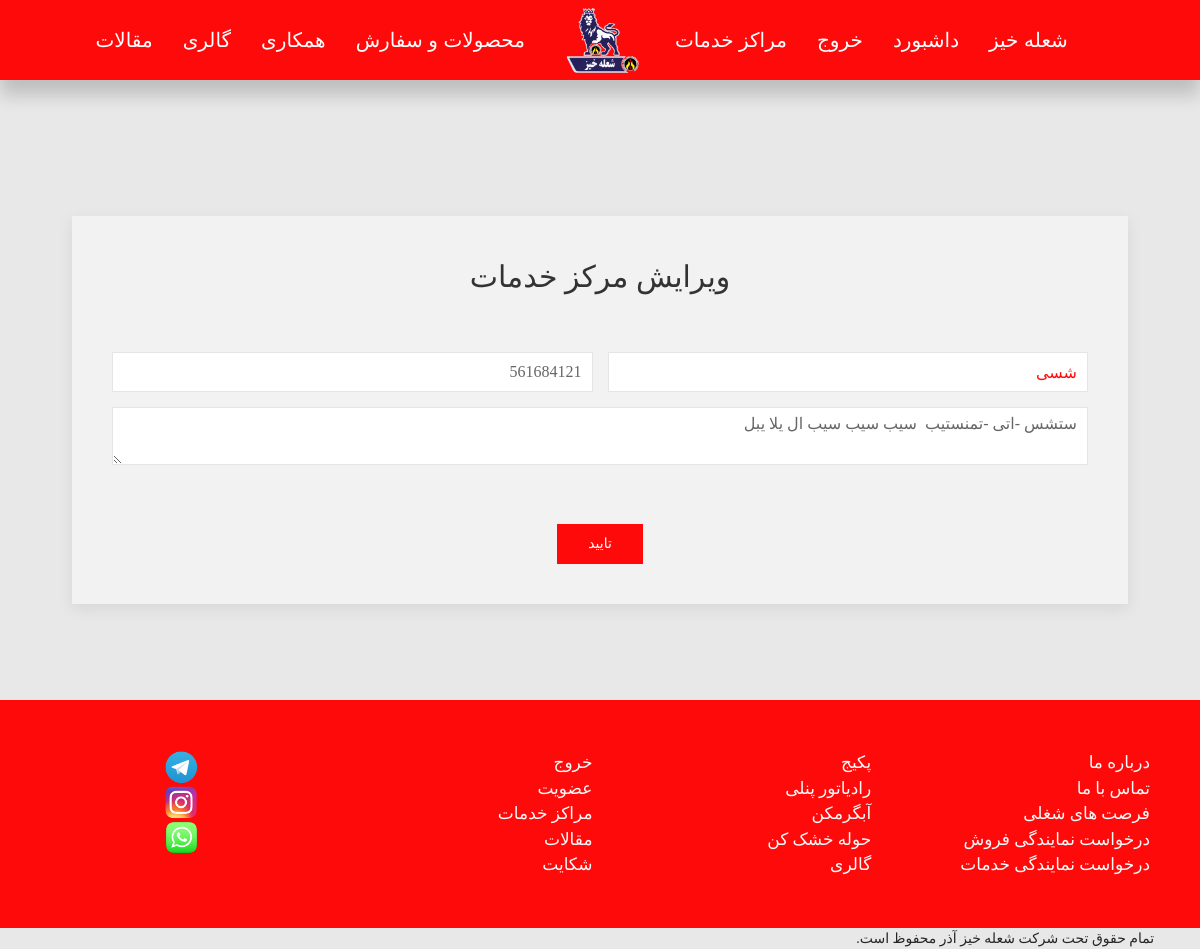
Screenshot of /delegations/update/1/ (signed in) with the database file from the repository.
### delegations/models.py (models this page shows)
class DelegationModel(models.Model):
    province = models.CharField(max_length = 264, blank = False, null = False)
    address = models.TextField(null = True, blank = True)
    phone_number = models.CharField(max_length = 264, blank = True, null =True)

### delegations/views.py (the view)
# urls.py: path('update/<int:pk>/', DelegationUpdateView, name='update'),
@login_required
@superuser_required
def DelegationUpdateView(request,pk):
    delegation = get_object_or_404(DelegationModel, pk = pk)
    delegation_update_form = DelegationForm(request.POST or None, instance = delegation)
    if delegation_update_form.is_valid():
        delegation_update_form.save()
        delegation.save()
        return HttpResponseRedirect(reverse('delegations:listsuperuser'))
    return render(request,'delegations/delegationupdate.html',
                          {'delegation_form':delegation_update_form,
                          'delegation':delegation,})

### delegations/forms.py
class DelegationForm(forms.ModelForm):
    class Meta():
        model = DelegationModel
        fields = ('province','address','phone_number')
        widgets = {
            'province': forms.TextInput(attrs={'class':'uk-input fHarmattan redC-text','placeholder':'استان'},),
            'phone_number': forms.TextInput(attrs={'class':'uk-input fHarmattan','placeholder':'شماره تماس'},),
            'address': forms.Textarea(attrs={'class':'uk-textarea fHarmattan','rows':'2','placeholder':'آدرس'},),
        }

### delegations/templates/delegations/delegationupdate.html (shortened to what this page needs)
{% extends "BaseTemplates/base1.html" %}
{% block body_block %}
<br><br>
<div style="padding:6%" class="uk-grid-match uk-text-center uk-grid-large" uk-grid>
  <div class="uk-width-1-1  uk-block">
<div  class="uk-card uk-card-default uk-card-body milkywhiteC">
    <h3 style="font-size:30px;" class=" uk-card-title uk-align-center fHarmattan">ویرایش مرکز خدمات</h3><br>
    <form enctype="multipart/form-data" method="POST">
      <div class="uk-grid-match uk-grid-small uk-text-center" uk-grid>
      <div class="uk-width-1-2@m">
{{delegation_form.province}}
      </div>
      <div class="uk-width-1-2@m">
      {{delegation_form.phone_number}}
      </div>
      <div class="uk-width-1">
      {{delegation_form.address}}
      </div>
      </div>
      <br>
      <button style="margin-top:20px;" class="uk-button uk-button-primary fHarmattan redC " type="submit">تایید
    </button>
    </form>
</div>
</div>
</div><br>
    {% endblock %}

### static/css/styles.css (style rules this page uses)
.fHarmattan { font-family: 'Lateef', cursive; }
.milkywhiteC { background-color: #f2f2f2; }
.redC { background-color: #ff0a0a; }
.redC-text { color: #ff0a0a; }

### rows the page displays
DelegationModel: province "شسی", phone_number "561684121", address "ستشس -اتی -تمنستیب سیب سیب سیب ال یلا یبل"
